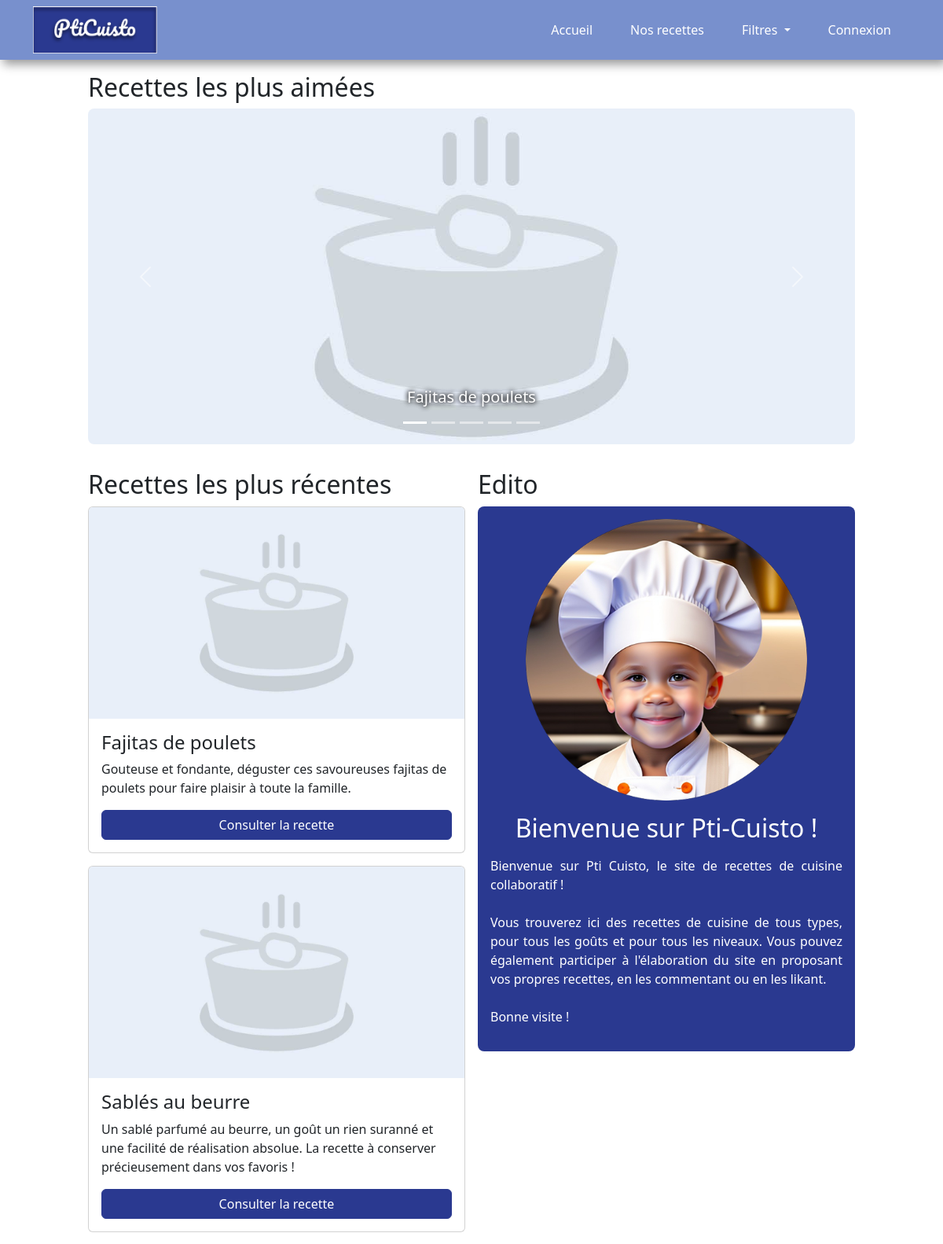
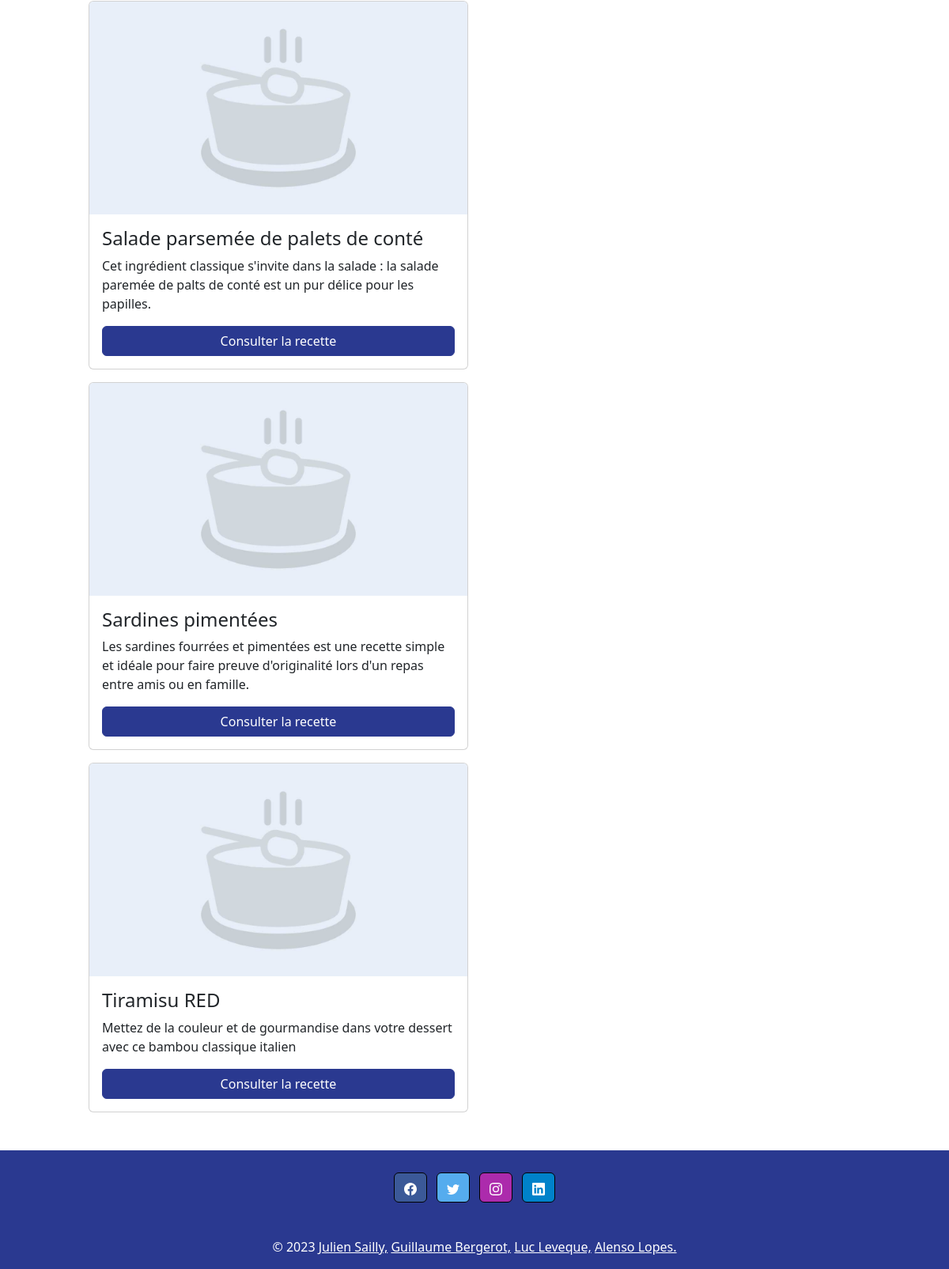
The page / on the database its author committed (2 pictures, top to bottom).
### tables this page shows
CREATE TABLE `recipes` (
  `rec_id` int(11) NOT NULL,
  `rec_title` varchar(200) DEFAULT NULL,
  `rec_content` varchar(2000) DEFAULT NULL,
  `rec_summary` varchar(300) DEFAULT NULL,
  `cat_id` int(3) NOT NULL,
  `rec_creation_date` datetime NOT NULL DEFAULT current_timestamp(),
  `rec_image_src` varchar(100) DEFAULT NULL,
  `rec_modification_date` datetime DEFAULT NULL,
  `users_id` int(3) NOT NULL,
  `isAuthorised` int(2) NOT NULL DEFAULT 0,
  `rec_nb_person` int(2) NOT NULL
);

CREATE TABLE `edito` (
  `edi_id` int(11) NOT NULL,
  `users_id` int(11) NOT NULL,
  `edi_date` date NOT NULL,
  `edi_title` varchar(200) DEFAULT NULL,
  `edi_content` varchar(700) DEFAULT NULL
);

### controller/controllerAccueil.php (called while the page is built, shortened)
<?php
require_once(File::build_path(array("model", "modelAccueil.php")));
class controllerAccueil
{
  public static function readAll()
  {
    require(File::build_path(array("view", "navbar.php")));
    $mostLikedRecipes = modelAccueil::getMostLikedRecipe();
    $mostRecentRecipes = modelAccueil::getMostRecentRecipe();
    $edito = modelAccueil::getEdito();
    require(File::build_path(array("view/accueil", "accueil.php")));
    require(File::build_path(array("view", "footer.php")));
  }
}

### index.php (called while the page is built, shortened)
<?php
    require_once(File::build_path(array("controller", "routeur.php")));
?>

### model/modelAccueil.php (called while the page is built, shortened)
<?php
require_once(File::build_path(array("model", "model.php")));
class modelAccueil {
  public static function getMostLikedRecipe($nb = 5) {
    $model = new model();
    $model->init();
    $sql = "SELECT rec_id, rec_title, rec_image_src, count(*) as nblikes from recipes
    join likes using (rec_id)
    where isAuthorised = 1
    group by rec_id, rec_title, rec_image_src
    order by count(*) desc
    LIMIT :nb";
    $req_prep = $model::$pdo->prepare($sql);
    $req_prep->bindParam(':nb', $nb, PDO::PARAM_INT);
    $req_prep->execute();
    $req_prep->setFetchMode(PDO::FETCH_CLASS, 'model');
    return $req_prep->fetchAll();
  }
  public static function getMostRecentRecipe() {
    $model = new model();
    $model->init();
    $sql = "SELECT rec_id, rec_title, rec_summary, rec_image_src, rec_creation_date, rec_modification_date from recipes
    where isAuthorised = 1
    order by rec_modification_date desc, rec_creation_date desc
    LIMIT 5";
    $req_prep = $model::$pdo->prepare($sql);
    $req_prep->execute();
    $req_prep->setFetchMode(PDO::FETCH_CLASS, 'model');
    return $req_prep->fetchAll();
  }
  public static function getEdito() {
    $model = new model();
    $model->init();
    $sql = "SELECT edi_title, edi_content from edito
    order by edi_date desc
    limit 1";
    $req_prep = $model::$pdo->prepare($sql);
    $req_prep->execute();
    $req_prep->setFetchMode(PDO::FETCH_CLASS, 'model');
    return $req_prep->fetch();
  }
}

### config/conf.php (called while the page is built, shortened)
<?php
class conf{
	static private $databases = array(
		'hostname' => 'localhost',
		'database' => 'pti-cuisto',
		'login' => 'root',
		'password' => ''
	);
	static public function getLogin(){
		return self::$databases['login'];
	}
	static public function getHostname(){
		return self::$databases['hostname'];
	}
	static public function getDatabase(){
		return self::$databases['database'];
	}
	static public function getPassword(){
		return self::$databases['password'];
	}
}

### model/model.php (called while the page is built, shortened)
<?php
require_once("config/conf.php");
class model{
  public static function init(){
    $login = conf::getLogin();
    $hostname = conf::getHostname();
    $database_name = conf::getDatabase();
    $password = conf::getPassword();
  }
}
?>

### view/accueil/accueil.php (the view, shortened to what this page needs)
<?php global $recipe_img_path ?>
<h2>Recettes les plus aimées</h2>
<div id="mostLikedRecipesCarousel" class="carousel slide">
    <div class="carousel-indicators">
        <?php
        $i = 0;
        foreach ($mostLikedRecipes as $recipe) {
            if ($i == 0) {
                echo '<button type="button" data-bs-target="#mostLikedRecipesCarousel" data-bs-slide-to="' . $i . '" class="active" aria-current="true" aria-label="Slide ' . $i . '"></button>';
            } else {
                echo '<button type="button" data-bs-target="#mostLikedRecipesCarousel" data-bs-slide-to="' . $i . '" aria-label="Slide ' . $i . '"></button>';
            }
            $i++;
        }
        ?>
    </div>
    <div class="carousel-inner">
        <?php
        $i = 0;
        foreach ($mostLikedRecipes as $recipe) {
            if ($i == 0) {
                echo '<div class="carousel-item active">';
            } else {
                echo '<div class="carousel-item">';
            }
            ?>
            <img src="<?= $recipe_img_path . $recipe->rec_image_src ?>" class="d-block w-100"
                alt="Illustration de la recette <?= $recipe->rec_title ?>">
            <div class="carousel-caption d-md-block">
                <h5>
                    <a href="index.php?controller=recipes&action=read&id=<?= $recipe->rec_id ?>">
                        <?= $recipe->rec_title ?>
                    </a>
                </h5>
            </div>
        </div>
        <?php
        $i++;
        }
        ?>
</div>
<button class="carousel-control-prev" type="button" data-bs-target="#mostLikedRecipesCarousel" data-bs-slide="prev">
    <span class="carousel-control-prev-icon" aria-hidden="true"></span>
</button>
<button class="carousel-control-next" type="button" data-bs-target="#mostLikedRecipesCarousel" data-bs-slide="next">
    <span class="carousel-control-next-icon" aria-hidden="true"></span>
</button>
</div>
<div class="home_content">
    <article class="recent_recipes">
        <h2>Recettes les plus récentes</h2>
        <div>
            <?php foreach ($mostRecentRecipes as $recipe) { ?>
                <div class="card">
                    <img class="card-img-top" src="<?= $recipe_img_path . $recipe->rec_image_src ?>"
                        alt="Illustration de <?= $recipe->rec_title ?>">
                    <div class="card-body">
                        <h4 class="card-title">
                            <?= $recipe->rec_title ?>
                        </h4>
                        <p class="card-text">
                            <?= $recipe->rec_summary ?>
                        </p>
                        <a href="index.php?controller=recipes&action=read&id=<?= $recipe->rec_id ?>"
                            class="btn btn-primary">
                            Consulter la recette
                        </a>
                    </div>
                </div>
            <?php } ?>
        </div>
    </article>
    <article>
        <h2>Edito</h2>
        <div class="edito">
            <img src="resources/img/pticuisto.png" alt="Illustration de Pti Cuisto">
            <h2>
                <?= $edito->edi_title ?>
            </h2>
            <p>
                <?= nl2br($edito->edi_content) ?>
            </p>
        </div>
    </article>
</div>

### resources/css/style.css (style rules this page uses)
:root { --primary-color: #2a3990; --secondary-color: #7890cd; --background-color: #ffffff; --grey-color: #999999; }
* { margin: 0; padding: 0; box-sizing: border-box; }
body { transition: all 0.4s ease-in-out; min-height: 100vh; display: flex; flex-direction: column; justify-content: space-between; }
.carousel-inner { border-radius: 8px; }
.home_content .card img { object-fit: cover; width: 100%; aspect-ratio: 16 / 9; }
.carousel img { object-fit: cover; width: 100%; aspect-ratio: 16 / 7; }
.carousel h5 { text-shadow: 0px 0px 6px #000000, 0px 0px 6px #000000; }
.carousel h5 a { color: var(--background-color); text-decoration: none; }
.recent_recipes div { display: flex; flex-direction: column; }
.recent_recipes > div { gap: 1rem; }
div.home_content { display: flex; flex-direction: row; justify-content: space-between; align-items: flex-start; gap: 1rem; padding: 2rem 0; }
div.home_content article { flex: 1; }
div.edito { background-color: var(--primary-color); color: var(--background-color); padding: 1rem; border-radius: 8px; display: flex; flex-direction: column; align-items: center; }
div.edito *:not(div.edito:last-child) { margin-bottom: 1rem; }
div.edito img { max-width: 400px; width: 80%; }
div.edito p { text-align: justify; }

### rows shown on the page
recipes: rec_image_src (placeholder picture), rec_title "Fajitas de poulets", rec_summary "Gouteuse et fondante, déguster ces savoureuses fajitas de poulets pour faire plaisir à toute la famille."
recipes: rec_image_src (placeholder picture), rec_title "Salade parsemée de palets de conté", rec_summary "Cet ingrédient classique s'invite dans la salade : la salade paremée de palts de conté est un pur délice pour les papilles."
recipes: rec_image_src (placeholder picture), rec_title "Sablés au beurre", rec_summary "Un sablé parfumé au beurre, un goût un rien suranné et une facilité de réalisation absolue. La recette à conserver précieusement dans vos favoris !"
recipes: rec_image_src (placeholder picture), rec_title "Sardines pimentées", rec_summary "Les sardines fourrées et pimentées est une recette simple et idéale pour faire preuve d'originalité lors d'un repas entre amis ou en famille."
recipes: rec_image_src (placeholder picture), rec_title "Tiramisu RED", rec_summary "Mettez de la couleur et de gourmandise dans votre dessert avec ce bambou classique italien"
edito: edi_title "Bienvenue sur Pti-Cuisto !", edi_content "Bienvenue sur Pti Cuisto, le site de recettes de cuisine collaboratif ! Vous trouverez ici des recettes de cuisine de tous types, pour tous les goûts et pour tous les niveaux. Vous pouvez également participer à l'élaboration du site en proposant vos propres recettes, en les commentant ou en les likant. Bonne visite !"
